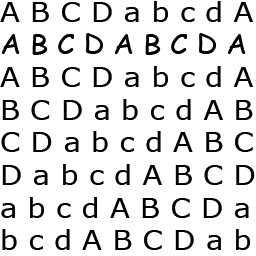
%> input picture lab12 - Transformata Fouriera dla obrazow cyfrowych. Filtracja w dziedzinie czestotliwosci./resources/literki.bmp, 256 x 256 px
$ octave D_zadanie_domowe.m   (GNU Octave 9; MATLAB toolbox functions it lacks are replaced by stand-ins)
%> lines starting %> are read from the running program, lines starting %| are printed output that depends on the picture
clearvars;
close all;
clc;

literki = imread('resources/literki.bmp');
%> literki is the input picture: size 256x256 uint8; min 0, max 255, mean 219.3
wzor = imread('resources/wzorA.bmp');
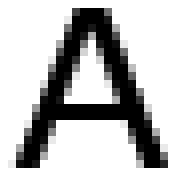
%> input picture lab12 - Transformata Fouriera dla obrazow cyfrowych. Filtracja w dziedzinie czestotliwosci./resources/wzorA.bmp, 23 x 22 px (shown 8 times larger)
%> wzor is the input picture: size 22x23 uint8; min 0, max 255, mean 188.1

figure; imshow(literki);
figure; imshow(wzor);

F_literki = fft2(literki, 256, 256);
F_wzor = fft2(rot90(rot90(wzor)), 256, 256);

figure; imshow(F_literki);
%> after `imshow(F_literki)`:
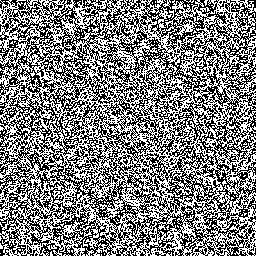
%> displayed picture: size 256x256, on the screen's scale of 0 to 255; min 0, max 255, mean 127.5
figure; imshow(F_wzor);
%> after `imshow(F_wzor)`:
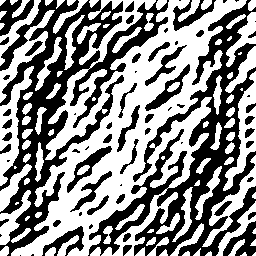
%> displayed picture: size 256x256, on the screen's scale of 0 to 255; min 0, max 255, mean 139

pomnozone = ifft2(F_literki .* F_wzor);
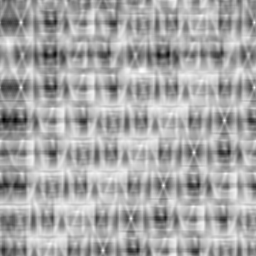
%> pomnozone: size 256x256 double; min 14817323, max 24037572, mean 20870184.3; drawn with min black and max white
figure; imshow(pomnozone);
